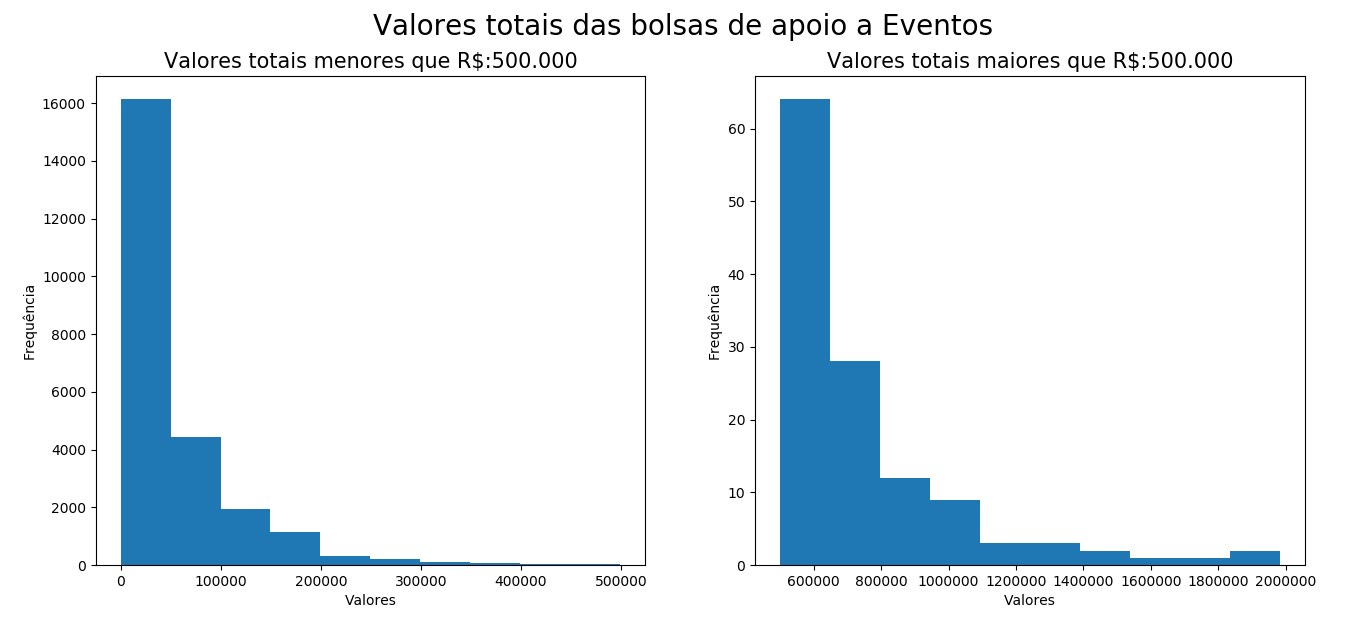

Source code (Python):
import pandas as pd
import matplotlib.pyplot as plt

apoio_editoracao = pd.read_csv('Eventos.csv', sep=';')
coluna_total_geral = apoio_editoracao["Total Geral (R$)"]

print("********************************************************")
print("Valores dos Quartis: \n")
print("Valor do primeiro quartil:")
print(coluna_total_geral.quantile(0.25), "\n")
print("Valor do segundo quartil (mediana):")
print(coluna_total_geral.quantile(), "\n")
print("Valor do terceiro quartil:")
print(coluna_total_geral.quantile(0.75))
print("********************************************************")

valor_condicao = 500000

coluna_total_geral_menor_valores = coluna_total_geral[coluna_total_geral < valor_condicao]
coluna_total_geral_maior_valores = coluna_total_geral[coluna_total_geral > valor_condicao]

fig, (ax1, ax2) = plt.subplots(figsize=(8, 3), ncols=2)
fig.suptitle("Valores totais das bolsas de apoio a Eventos", size=20)

ax1.hist(coluna_total_geral_menor_valores)
ax1.set_title("Valores totais menores que R$:500.000", size=15)
ax1.set_xlabel("Valores", size=10)
ax1.set_ylabel("Frequência", size=10)

ax2.hist(coluna_total_geral_maior_valores)
ax2.set_title("Valores totais maiores que R$:500.000", size=15)
ax2.set_xlabel("Valores", size=10)
ax2.set_ylabel("Frequência", size=10)

plt.show()
